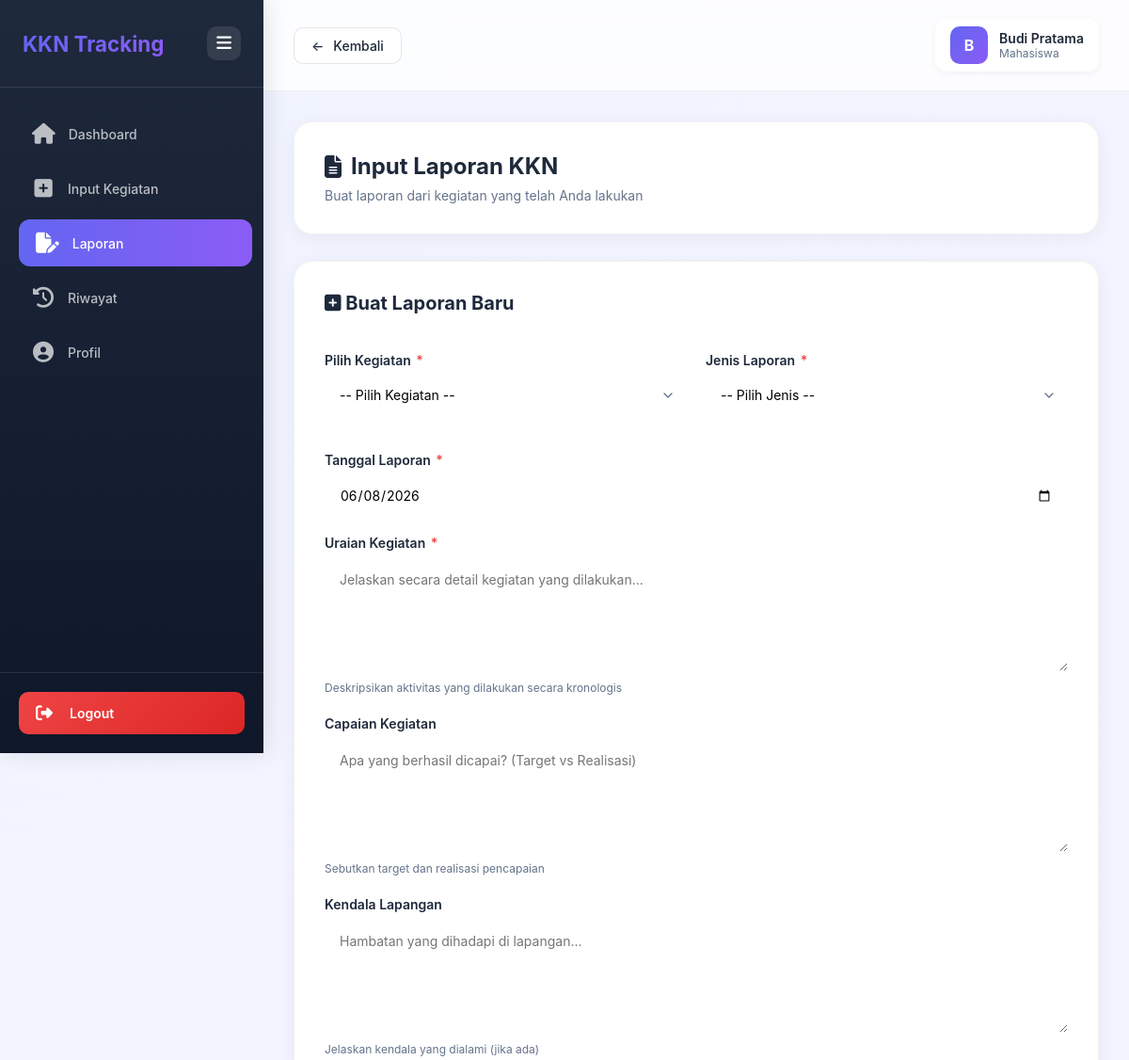
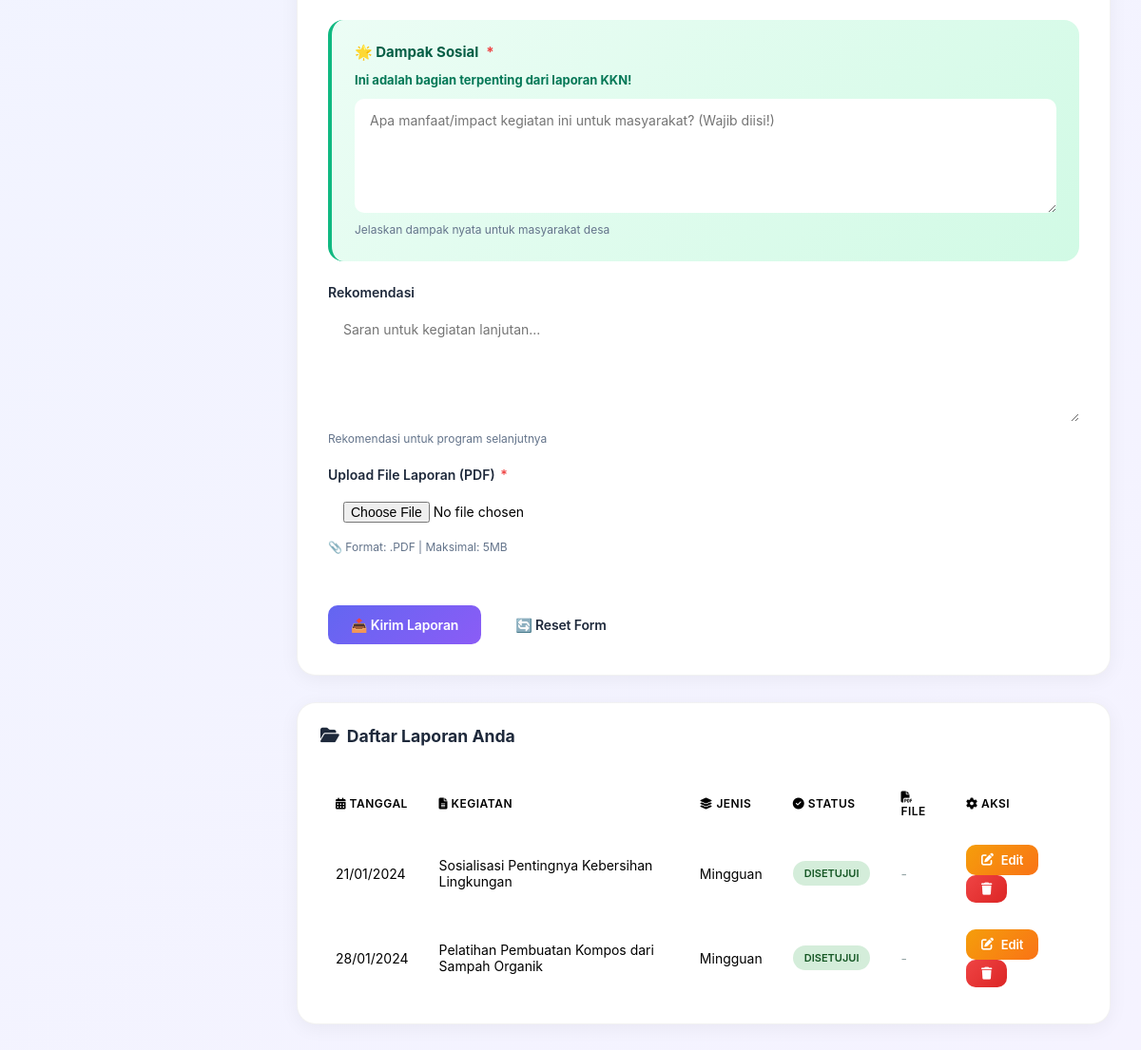
Screenshot of /Mahasiswa/input_laporan.php (signed in) with the database file from the repository (2 pictures, top to bottom).
### tables this page shows
CREATE TABLE `laporan` (
  `id` int NOT NULL AUTO_INCREMENT,
  `kegiatan_id` int NOT NULL,
  `jenis_laporan` enum('harian','mingguan','bulanan','akhir') NOT NULL,
  `tanggal_laporan` date NOT NULL,
  `uraian_kegiatan` text NOT NULL,
  `capaian` text,
  `kendala_lapangan` text,
  `dampak_sosial` text,
  `rekomendasi` text,
  `ttd_digital` varchar(255) DEFAULT NULL,
  `status_verifikasi` enum('pending','disetujui','revisi') DEFAULT 'pending',
  `catatan_dpl` text,
  `verified_at` timestamp NULL DEFAULT NULL,
  `verified_by` int DEFAULT NULL,
  `created_at` timestamp NOT NULL DEFAULT CURRENT_TIMESTAMP,
  `file_pdf` varchar(255) DEFAULT NULL,
  PRIMARY KEY (`id`),
  KEY `verified_by` (`verified_by`),
  KEY `idx_kegiatan` (`kegiatan_id`),
  KEY `idx_status` (`status_verifikasi`),
  KEY `idx_tanggal` (`tanggal_laporan`),
  CONSTRAINT `laporan_ibfk_1` FOREIGN KEY (`kegiatan_id`) REFERENCES `kegiatan` (`id`) ON DELETE CASCADE,
  CONSTRAINT `laporan_ibfk_2` FOREIGN KEY (`verified_by`) REFERENCES `users` (`id`) ON DELETE SET NULL
);

CREATE TABLE `kegiatan` (
  `id` int NOT NULL AUTO_INCREMENT,
  `penempatan_id` int NOT NULL,
  `judul_kegiatan` varchar(200) NOT NULL,
  `jenis_kegiatan` enum('sosialisasi','pelatihan','pembangunan','pendampingan','penyuluhan','lainnya') NOT NULL,
  `tanggal_kegiatan` date NOT NULL,
  `lokasi_kegiatan` varchar(150) DEFAULT NULL,
  `peserta_count` int DEFAULT '0',
  `deskripsi` text NOT NULL,
  `indikator_capaian` text,
  `kendala` text,
  `solusi` text,
  `dokumentasi_foto` varchar(255) DEFAULT NULL,
  `status` enum('direncanakan','berjalan','selesai') DEFAULT 'direncanakan',
  `created_at` timestamp NOT NULL DEFAULT CURRENT_TIMESTAMP,
  PRIMARY KEY (`id`),
  KEY `idx_penempatan` (`penempatan_id`),
  KEY `idx_tanggal` (`tanggal_kegiatan`),
  KEY `idx_status` (`status`),
  CONSTRAINT `kegiatan_ibfk_1` FOREIGN KEY (`penempatan_id`) REFERENCES `penempatan` (`id`) ON DELETE CASCADE
);

### Mahasiswa/input_laporan.php (the view, shortened to what this page needs)
<?php
$mahasiswa_id = $_SESSION['user_id'];
$database = new Database();
$pdo = $database->getConnection();
$edit_mode = false;
$edit_data = null;
$stmt = $pdo->prepare("
    SELECT p.id as penempatan_id, p.status
    FROM penempatan p
    WHERE p.mahasiswa_id = ? AND p.status = 'aktif'
");
$stmt->execute([$mahasiswa_id]);
$penempatan = $stmt->fetch(PDO::FETCH_ASSOC);
$kegiatan_list = [];
if ($penempatan) {
    $stmt = $pdo->prepare("
        SELECT id, judul_kegiatan, tanggal_kegiatan, jenis_kegiatan
        FROM kegiatan
        WHERE penempatan_id = ?
        ORDER BY tanggal_kegiatan DESC
    ");
    $stmt->execute([$penempatan['penempatan_id']]);
    $kegiatan_list = $stmt->fetchAll(PDO::FETCH_ASSOC);
}
$laporan_list = [];
if ($penempatan) {
    $stmt = $pdo->prepare("
        SELECT
            l.id, l.jenis_laporan, l.tanggal_laporan, l.status_verifikasi, l.created_at, l.file_pdf,
            k.judul_kegiatan, k.tanggal_kegiatan,
            COUNT(*) OVER() as total
        FROM laporan l
        JOIN kegiatan k ON l.kegiatan_id = k.id
        JOIN penempatan p ON k.penempatan_id = p.id
        WHERE p.mahasiswa_id = ?
        ORDER BY l.created_at DESC
    ");
    $stmt->execute([$mahasiswa_id]);
    $laporan_list = $stmt->fetchAll(PDO::FETCH_ASSOC);
}
?>
<!DOCTYPE html>
<html lang="id">
<head>
    <link rel="stylesheet" href="https://cdnjs.cloudflare.com/ajax/libs/font-awesome/6.5.1/css/all.min.css">
</head>
<body>
    <aside class="sidebar" id="sidebar">
        <div class="sidebar-header">
            <div class="sidebar-brand">KKN Tracking</div>
            <button class="toggle-btn" onclick="toggleSidebar()" title="Toggle Menu"><i class="fa-solid fa-bars"></i></button>
        </div>
        <nav class="sidebar-menu">
            <a href="dashboard.php" class="menu-item"><span class="menu-icon"><i class="fa-solid fa-house"></i></span><span class="menu-text">Dashboard</span></a>
            <a href="input_kegiatan.php" class="menu-item"><span class="menu-icon"><i class="fa-solid fa-square-plus"></i></span><span class="menu-text">Input Kegiatan</span></a>
            <a href="input_laporan.php" class="menu-item active"><span class="menu-icon"><i class="fa-solid fa-file-pen"></i></span><span class="menu-text">Laporan</span></a>
            <a href="riwayat.php" class="menu-item"><span class="menu-icon"><i class="fa-solid fa-clock-rotate-left"></i></span><span class="menu-text">Riwayat</span></a>
            <a href="profil.php" class="menu-item"><span class="menu-icon"><i class="fa-solid fa-circle-user"></i></span><span class="menu-text">Profil</span></a>
        </nav>
        <div class="sidebar-footer">
            <a href="../logout.php" class="logout-btn"><span class="logout-icon"><i class="fa-solid fa-right-from-bracket"></i></span><span class="logout-text">Logout</span></a>
        </div>
    </aside>
    <main class="main-content">
        <div class="top-bar">
            <a href="javascript:history.back()" class="back-btn"><span>←</span><span>Kembali</span></a>
            <div class="user-info">
                <div class="user-avatar"><?= strtoupper(substr($_SESSION['nama'], 0, 1)) ?></div>
                <div><div class="user-name"><?= htmlspecialchars($_SESSION['nama']) ?></div><div class="user-role">Mahasiswa</div></div>
            </div>
        </div>
        <div class="container">
            <div class="page-header">
                <h1 class="page-title"><i class="fa-solid <?= $edit_mode ? 'fa-pen-to-square' : 'fa-file-lines' ?>"></i> <?= $edit_mode ? 'Edit Laporan' : 'Input Laporan KKN' ?></h1>
                <p class="page-subtitle"><?= $edit_mode ? 'Ubah laporan yang sudah dibuat' : 'Buat laporan dari kegiatan yang telah Anda lakukan' ?></p>
            </div>
            <?php if ($penempatan): ?>
            <div class="form-card">
                <div class="form-title">
                    <span><i class="fa-solid <?= $edit_mode ? 'fa-pen' : 'fa-square-plus' ?>"></i> <?= $edit_mode ? 'Edit Laporan' : 'Buat Laporan Baru' ?>
                    </span>
                </div>
                <?php if (count($kegiatan_list) > 0): ?>
                <form method="POST" enctype="multipart/form-data">
                    <div class="form-row">
                        <div class="form-group">
                            <label>Pilih Kegiatan <span class="required">*</span></label>
                            <select name="kegiatan_id" class="form-control" required <?= $edit_mode ? 'disabled' : '' ?>>
                                <option value="">-- Pilih Kegiatan --</option>
                            </select>
                        </div>
                        <div class="form-group">
                            <label>Jenis Laporan <span class="required">*</span></label>
                            <select name="jenis_laporan" class="form-control" required <?= $edit_mode ? 'disabled' : '' ?>>
                                <option value="">-- Pilih Jenis --</option>
                            </select>
                        </div>
                    </div>
                    <div class="form-group">
                        <label>Tanggal Laporan <span class="required">*</span></label>
                        <input type="date" name="tanggal_laporan" class="form-control" required value="<?= $edit_mode ? $edit_data['tanggal_laporan'] : (isset($_POST['tanggal_laporan']) ? $_POST['tanggal_laporan'] : date('Y-m-d')) ?>">
                    </div>
                    <div class="form-group">
                        <label>Uraian Kegiatan <span class="required">*</span></label>
                        <textarea name="uraian_kegiatan" class="form-control" required placeholder="Jelaskan secara detail kegiatan yang dilakukan..."></textarea>
                        <div class="form-note">Deskripsikan aktivitas yang dilakukan secara kronologis</div>
                    </div>
                    <div class="form-group">
                        <label>Capaian Kegiatan</label>
                        <textarea name="capaian" class="form-control" placeholder="Apa yang berhasil dicapai? (Target vs Realisasi)"></textarea>
                        <div class="form-note">Sebutkan target dan realisasi pencapaian</div>
                    </div>
                    <div class="form-group">
                        <label>Kendala Lapangan</label>
                        <textarea name="kendala_lapangan" class="form-control" placeholder="Hambatan yang dihadapi di lapangan..."></textarea>
                        <div class="form-note">Jelaskan kendala yang dialami (jika ada)</div>
                    </div>
                    <div class="highlight-box">
                        <div class="highlight-title">🌟 Dampak Sosial <span style="color:var(--danger);">*</span></div>
                        <p class="highlight-desc"><strong>Ini adalah bagian terpenting dari laporan KKN!</strong></p>
                        <textarea name="dampak_sosial" class="form-control" required placeholder="Apa manfaat/impact kegiatan ini untuk masyarakat? (Wajib diisi!)" style="border-color: var(--success);"></textarea>
                        <div class="form-note">Jelaskan dampak nyata untuk masyarakat desa</div>
                    </div>
                    <div class="form-group">
                        <label>Rekomendasi</label>
                        <textarea name="rekomendasi" class="form-control" placeholder="Saran untuk kegiatan lanjutan..."></textarea>
                        <div class="form-note">Rekomendasi untuk program selanjutnya</div>
                    </div>
                    <div class="form-group">
                        <label>Upload File Laporan (PDF) <?= $edit_mode ? '' : '<span class="required">*</span>' ?></label>
                        <input type="file" name="file_pdf" class="form-control" accept=".pdf" <?= $edit_mode ? '' : 'required' ?>>
                        <?php if ($edit_mode && !empty($edit_data['file_pdf'])): ?>
                            <div class="form-note">
                                File saat ini: <a href="../assets/uploads/laporan/<?= htmlspecialchars($edit_data['file_pdf']) ?>" target="_blank" style="color:var(--primary);"><?= htmlspecialchars($edit_data['file_pdf']) ?></a>
                                <br>Kosongkan jika tidak ingin mengubah file.
                            </div>
                        <?php else: ?>
                            <div class="form-note">📎 Format: .PDF | Maksimal: 5MB</div>
                        <?php endif; ?>
                    </div>
                    <div class="btn-group">
                        <?php if ($edit_mode): ?>
                            <button type="submit" class="btn btn-warning">💾 Update Laporan</button>
                            <a href="input_laporan.php" class="btn btn-secondary">Batal</a>
                        <?php else: ?>
                            <button type="submit" class="btn btn-primary">📤 Kirim Laporan</button>
                            <button type="reset" class="btn btn-secondary">🔄 Reset Form</button>
                        <?php endif; ?>
                    </div>
                </form>
                <?php else: ?>
                <div class="warning-box"><strong>⚠️ Belum Ada Kegiatan</strong><p>Anda harus input kegiatan terlebih dahulu sebelum membuat laporan.</p></div>
                <a href="input_kegiatan.php" class="btn btn-primary">➕ Input Kegiatan Sekarang</a>
                <?php endif; ?>
            </div>
            <?php if (count($laporan_list) > 0): ?>
            <div class="table-section">
                <h2 class="table-title"><i class="fa-solid fa-folder-open"></i> Daftar Laporan Anda</h2>
                <div class="table-responsive">
                    <table>
                        <thead>
                            <tr>
                                <th><i class="fa-solid fa-calendar-days"></i> Tanggal</th>
                                <th><i class="fa-solid fa-file-lines"></i> Kegiatan</th>
                                <th><i class="fa-solid fa-layer-group"></i> Jenis</th>
                                <th><i class="fa-solid fa-circle-check"></i> Status</th>
                                <th><i class="fa-solid fa-file-pdf"></i> File</th>
                                <th><i class="fa-solid fa-gear"></i> Aksi</th>
                            </tr>
                        </thead>
                        <tbody>
                            <?php foreach ($laporan_list as $l): ?>
                            <tr>
                                <td><?= date('d/m/Y', strtotime($l['tanggal_laporan'])) ?></td>
                                <td><?= htmlspecialchars($l['judul_kegiatan']) ?></td>
                                <td><?= ucfirst($l['jenis_laporan']) ?></td>
                                <td><span class="badge badge-<?= $l['status_verifikasi'] ?>"><?= ucfirst($l['status_verifikasi']) ?></span></td>
                                <td>
                                    <?php if (!empty($l['file_pdf'])): ?>
                                        <a href="../assets/uploads/laporan/<?= htmlspecialchars($l['file_pdf']) ?>" class="btn btn-sm" style="background:#ef4444; color:white; text-decoration:none;" target="_blank">
                                            <i class="fa-solid fa-eye"></i> Lihat
                                        </a>
                                    <?php else: ?>
                                        <span style="color:#95a5a6;">-</span>
                                    <?php endif; ?>
                                </td>
                                <td>
                                    <a href="?edit=<?= $l['id'] ?>" class="btn btn-warning btn-sm" style="margin-right:5px;"><i class="fa-solid fa-pen-to-square"></i> Edit</a>
                                    <a href="?hapus=<?= $l['id'] ?>" class="btn btn-danger btn-sm" onclick="return confirm('Hapus laporan ini?')"><i class="fa-solid fa-trash"></i></a>
                                </td>
                            </tr>
                            <?php endforeach; ?>
                        </tbody>
                    </table>
                </div>
            </div>
            <?php endif; ?>
            <?php else: ?>
            <div class="warning-box"><strong>⚠️ Anda Belum Ditempatkan</strong><p>Maaf, Anda belum ditempatkan di lokasi KKN. Silakan hubungi koordinator KKN.</p></div>
            <div style="text-align:center; margin-top:30px;"><a href="dashboard.php" class="btn btn-primary">⬅️ Kembali ke Dashboard</a></div>
            <?php endif; ?>
        </div>
    </main>
</body>
</html>

### rows the page displays
laporan: tanggal_laporan "21/01/2024", kegiatan.judul_kegiatan "Sosialisasi Pentingnya Kebersihan Lingkungan", jenis_laporan "Mingguan", status_verifikasi "DISETUJUI"
laporan: tanggal_laporan "28/01/2024", kegiatan.judul_kegiatan "Pelatihan Pembuatan Kompos dari Sampah Organik", jenis_laporan "Mingguan", status_verifikasi "DISETUJUI"

### other values shown
substr($_SESSION['nama'], 0, 1) "B"
$_SESSION['nama'] "Budi Pratama"
